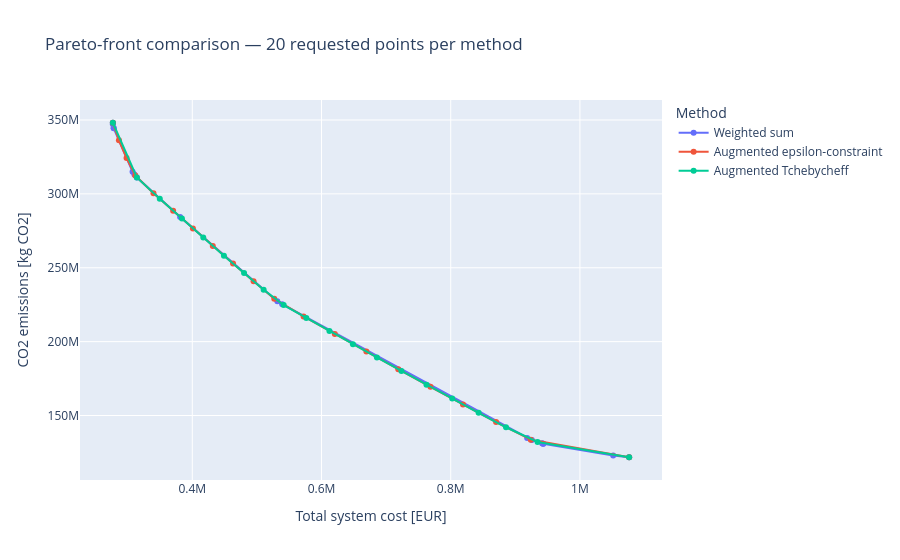

Notebook code for this chart:
### Markdown cell above
## 4. Overlay the Pareto fronts

Exactly coincident points from one method are grouped. Hover over a marker to inspect its method parameters and multiplicity.

### Code cell
import plotly.express as px

plot_frames = []
for method_name, result in results.items():
    points = result.points.copy()
    parameter_columns = [
        column
        for column in points.columns
        if column not in {"point_id", "objective_1", "objective_2"}
    ]
    points["parameters"] = points.apply(
        lambda row: "<br>".join(
            f"{column}={row[column]:.6g}" for column in parameter_columns
        ),
        axis=1,
    )
    grouped = (
        points.groupby(["objective_1", "objective_2"], as_index=False)
        .agg(
            point_ids=("point_id", lambda values: ", ".join(map(str, values))),
            parameters=("parameters", "<br>".join),
            coincident_points=("point_id", "size"),
        )
        .sort_values("objective_1")
    )
    grouped["method"] = method_name
    plot_frames.append(grouped)

plot_points = pd.concat(plot_frames, ignore_index=True)
figure = px.line(
    plot_points,
    x="objective_1",
    y="objective_2",
    color="method",
    markers=True,
    custom_data=["point_ids", "parameters", "coincident_points"],
    labels={
        "objective_1": "Total system cost [EUR]",
        "objective_2": "CO2 emissions [kg CO2]",
        "method": "Method",
    },
    title=f"Pareto-front comparison — {N_POINTS} requested points per method",
)
figure.update_traces(
    hovertemplate=(
        "Total system cost: %{x:,.4g}<br>"
        "CO2 emissions: %{y:,.4g}<br>"
        "Point IDs: %{customdata[0]}<br>"
        "Parameters:<br>%{customdata[1]}<br>"
        "Coincident points: %{customdata[2]}"
        "<extra>%{fullData.name}</extra>"
    )
)
figure

### Figure 1 — Plotly figure (JSON) as saved in the notebook; plotly's stock layout.template omitted (floating-point values rounded to 4 significant figures)
{"data": [{"customdata": [["19", "weight_1=1<br>weight_2=0", 1], ["17, 18", "weight_1=0.894737<br>weight_2=0.105263<br>weight_1=0.947368<br>weight_2=0.0526316", 2], ["16", "weight_1=0.842105<br>weight_2=0.157895", 1], ["15", "weight_1=0.789474<br>weight_2=0.210526", 1], ["14", "weight_1=0.736842<br>weight_2=0.263158", 1], ["13", "weight_1=0.684211<br>weight_2=0.315789", 1], ["12", "weight_1=0.631579<br>weight_2=0.368421", 1], ["11", "weight_1=0.578947<br>weight_2=0.421053", 1], ["10", "weight_1=0.526316<br>weight_2=0.473684", 1], ["9", "weight_1=0.473684<br>weight_2=0.526316", 1], ["8", "weight_1=0.421053<br>weight_2=0.578947", 1], ["7", "weight_1=0.368421<br>weight_2=0.631579", 1], ["6", "weight_1=0.315789<br>weight_2=0.684211", 1], ["5", "weight_1=0.263158<br>weight_2=0.736842", 1], ["4", "weight_1=0.210526<br>weight_2=0.789474", 1], ["3", "weight_1=0.157895<br>weight_2=0.842105", 1], ["0, 1, 2", "weight_1=0<br>weight_2=1<br>weight_1=0.0526316<br>weight_2=0.947368<br>weight_1=0.105263<br>weight_2=0.894737", 3]], "hovertemplate": "Total system cost: %{x:,.4g}<br>CO2 emissions: %{y:,.4g}<br>Point IDs: %{customdata[0]}<br>Parameters:<br>%{customdata[1]}<br>Coincident points: %{customdata[2]}<extra>%{fullData.name}</extra>", "legendgroup": "Weighted sum", "line": {"color": "#636efa", "dash": "solid"}, "marker": {"symbol": "circle"}, "mode": "lines+markers", "name": "Weighted sum", "orientation": "v", "showlegend": true, "x": [277000.0, 277000.0, 278300.0, 278400.0, 307600.0, 310400.0, 314200.0, 381200.0, 531600.0, 539100.0, 918300.0, 925600.0, 941400.0, 943000.0, 943200.0, 1051000.0, 1076000.0], "xaxis": "x", "y": [348100000.0, 347100000.0, 344600000.0, 344400000.0, 315000000.0, 313200000.0, 311100000.0, 284300000.0, 227300000.0, 225400000.0, 134700000.0, 133300000.0, 131200000.0, 130900000.0, 130900000.0, 123000000.0, 121700000.0], "yaxis": "y", "type": "scatter"}, {"customdata": [["19", "epsilon=3.48137e+08<br>slack=0", 1], ["18", "epsilon=3.36222e+08<br>slack=0", 1], ["17", "epsilon=3.24306e+08<br>slack=0", 1], ["16", "epsilon=3.12391e+08<br>slack=0.162457", 1], ["15", "epsilon=3.00476e+08<br>slack=0", 1], ["14", "epsilon=2.88561e+08<br>slack=2.77883", 1], ["13", "epsilon=2.76645e+08<br>slack=0.625504", 1], ["12", "epsilon=2.6473e+08<br>slack=1.42347", 1], ["11", "epsilon=2.52815e+08<br>slack=0.482942", 1], ["10", "epsilon=2.409e+08<br>slack=0.603011", 1], ["9", "epsilon=2.28984e+08<br>slack=0.72508", 1], ["8", "epsilon=2.17069e+08<br>slack=0", 1], ["7", "epsilon=2.05154e+08<br>slack=0", 1], ["6", "epsilon=1.93239e+08<br>slack=0", 1], ["5", "epsilon=1.81324e+08<br>slack=0.557155", 1], ["4", "epsilon=1.69408e+08<br>slack=1.20022", 1], ["3", "epsilon=1.57493e+08<br>slack=0.381293", 1], ["2", "epsilon=1.45578e+08<br>slack=0.163862", 1], ["1", "epsilon=1.33663e+08<br>slack=0.172731", 1], ["0", "epsilon=1.21747e+08<br>slack=0", 1]], "hovertemplate": "Total system cost: %{x:,.4g}<br>CO2 emissions: %{y:,.4g}<br>Point IDs: %{customdata[0]}<br>Parameters:<br>%{customdata[1]}<br>Coincident points: %{customdata[2]}<extra>%{fullData.name}</extra>", "legendgroup": "Augmented epsilon-constraint", "line": {"color": "#EF553B", "dash": "solid"}, "marker": {"symbol": "circle"}, "mode": "lines+markers", "name": "Augmented epsilon-constraint", "orientation": "v", "showlegend": true, "x": [277000.0, 286400.0, 298300.0, 311800.0, 339900.0, 370400.0, 401000.0, 431700.0, 463100.0, 494900.0, 526900.0, 572300.0, 620600.0, 669500.0, 718800.0, 768600.0, 819000.0, 870200.0, 923900.0, 1076000.0], "xaxis": "x", "y": [348100000.0, 336200000.0, 324300000.0, 312400000.0, 300500000.0, 288600000.0, 276600000.0, 264700000.0, 252800000.0, 240900000.0, 229000000.0, 217100000.0, 205200000.0, 193200000.0, 181300000.0, 169400000.0, 157500000.0, 145600000.0, 133700000.0, 121700000.0], "yaxis": "y", "type": "scatter"}, {"customdata": [["19", "weight_1=1<br>weight_2=0", 1], ["18", "weight_1=0.947368<br>weight_2=0.0526316", 1], ["17", "weight_1=0.894737<br>weight_2=0.105263", 1], ["16", "weight_1=0.842105<br>weight_2=0.157895", 1], ["15", "weight_1=0.789474<br>weight_2=0.210526", 1], ["14", "weight_1=0.736842<br>weight_2=0.263158", 1], ["13", "weight_1=0.684211<br>weight_2=0.315789", 1], ["12", "weight_1=0.631579<br>weight_2=0.368421", 1], ["11", "weight_1=0.578947<br>weight_2=0.421053", 1], ["10", "weight_1=0.526316<br>weight_2=0.473684", 1], ["9", "weight_1=0.473684<br>weight_2=0.526316", 1], ["8", "weight_1=0.421053<br>weight_2=0.578947", 1], ["7", "weight_1=0.368421<br>weight_2=0.631579", 1], ["6", "weight_1=0.315789<br>weight_2=0.684211", 1], ["5", "weight_1=0.263158<br>weight_2=0.736842", 1], ["4", "weight_1=0.210526<br>weight_2=0.789474", 1], ["3", "weight_1=0.157895<br>weight_2=0.842105", 1], ["2", "weight_1=0.105263<br>weight_2=0.894737", 1], ["1", "weight_1=0.0526316<br>weight_2=0.947368", 1], ["0", "weight_1=0<br>weight_2=1", 1]], "hovertemplate": "Total system cost: %{x:,.4g}<br>CO2 emissions: %{y:,.4g}<br>Point IDs: %{customdata[0]}<br>Parameters:<br>%{customdata[1]}<br>Coincident points: %{customdata[2]}<extra>%{fullData.name}</extra>", "legendgroup": "Augmented Tchebycheff", "line": {"color": "#00cc96", "dash": "solid"}, "marker": {"symbol": "circle"}, "mode": "lines+markers", "name": "Augmented Tchebycheff", "orientation": "v", "showlegend": true, "x": [277000.0, 314200.0, 349700.0, 383900.0, 417000.0, 449000.0, 480100.0, 510400.0, 541500.0, 576500.0, 612300.0, 648600.0, 685800.0, 723700.0, 762500.0, 802300.0, 843200.0, 885600.0, 934400.0, 1076000.0], "xaxis": "x", "y": [348100000.0, 311100000.0, 296600000.0, 283300000.0, 270400000.0, 258100000.0, 246400000.0, 235100000.0, 224800000.0, 216000000.0, 207200000.0, 198300000.0, 189300000.0, 180100000.0, 170900000.0, 161400000.0, 151800000.0, 142000000.0, 132100000.0, 121700000.0], "yaxis": "y", "type": "scatter"}], "layout": {"xaxis": {"anchor": "y", "domain": [0.0, 1.0], "title": {"text": "Total system cost [EUR]"}}, "yaxis": {"anchor": "x", "domain": [0.0, 1.0], "title": {"text": "CO2 emissions [kg CO2]"}}, "legend": {"title": {"text": "Method"}, "tracegroupgap": 0}, "title": {"text": "Pareto-front comparison — 20 requested points per method"}}}
